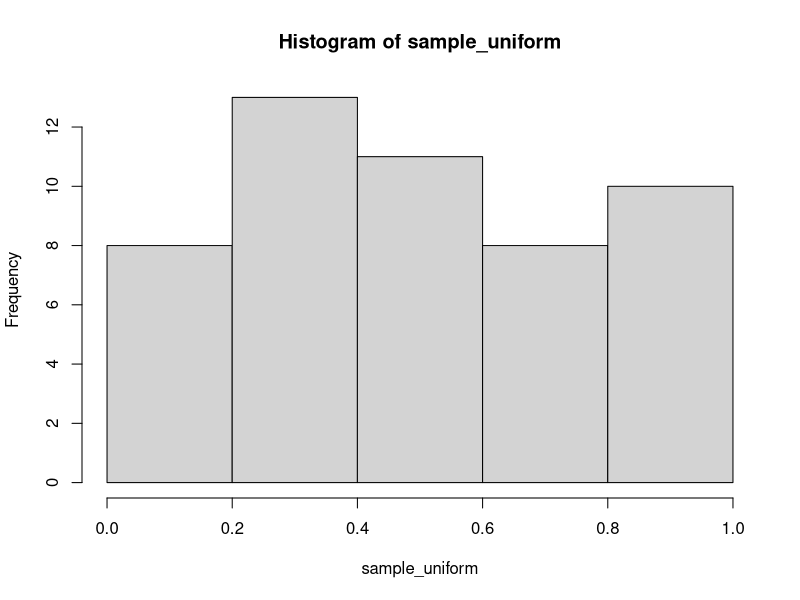

Recreate this plot in R. (Note: this script raises an error after producing the figure.)
#exercise2, asssignment5

sample_uniform <- runif(50)
sample_uniform
hist(sample_uniform)
#define estimator T_n using function
T_n <- function(sample)
{
      n = length(sample)
      T_n = ((n+1)/n)*max(sample)
      T_n
}
#use function for generated sample
T_n(sample_uniform)
#using emperical bootstrap to estimate variance of T_n, take B=1000
emperical_bootstrap_uniform_sample <- bootstrap(sample_uniform,T_n,1000)
#plot bootstrap in histogram and compute variance, sd
hist(emperical_bootstrap_uniform_sample,main=expression(paste("Hist. of estimates for ", T[n]," from emp. bootstrap")),xlab=expression(paste(T[n])))
var(emperical_bootstrap_uniform_sample)
sd(emperical_bootstrap_uniform_sample)
#
#B
par(mfrow=c(4,2))
var_different_emp_bootstraps = numeric(10)
for (i in 1:10)
{
  sample_uniform <- runif(50)
  emperical_bootstrap_uniform_sample <- bootstrap(sample_uniform,T_n,1000)
  hist(emperical_bootstrap_uniform_sample, main="Hist. of emp. bootstrap from uni(50,0,1)",xlab=expression(paste("Estimate for ",T[n])))
  var_different_emp_bootstraps[i] = var(emperical_bootstrap_uniform_sample)
}
hist(var_different_emp_bootstraps,main=expression(paste("Hist. of variance of ", T[n], " from 10 emp. bootstraps")),xlab=expression(paste(T[n])))
#
#
#C
#using parametrical bootstrap
B=1000
repetitions = 8
var_different_par_bootstraps = numeric(repetitions)
par(mfrow=c(4,2))
for (j in 1:repetitions)
{
  Tstar = numeric(B)
  for(i in 1:B){
      xstar=runif(50)
      Tstar[i]=T_n(xstar)
  }
  hist(Tstar, main="Hist. of par. bootstrap from uni(50,0,1)",xlab=expression(paste("Estimate for ",T[n])))
  var_different_par_bootstraps[j] = var(Tstar)
}
par(mfrow=c(1,1))
hist(var_different_par_bootstraps,main=expression(paste("Hist. of variance of ", T[n], " from 8 par. bootstraps")),xlab=expression(paste(T[n])))
